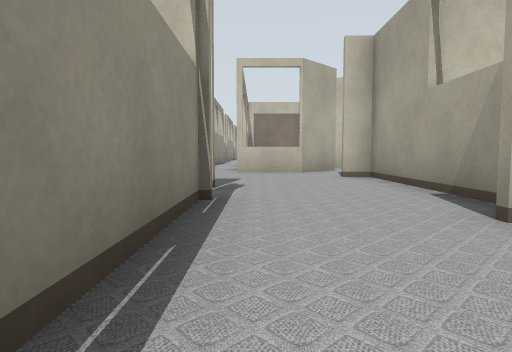
[1] (above)

15 first-person views from a walk through a world built for the Gazebo simulator. The camera is 0.5 m above the floor, tilts 4° down and sees 75° across. The lines on the ground mark 1 m squares. The floor is counted in squares, 1 m on a side. Each view is taken from the middle of a square. On the plan, view 1 faces up. The plan holds only what a view shows up to about 9 squares ahead; the rest is blank. The place goes on beyond the plan. Some surface patterns are stand-ins.

[2]
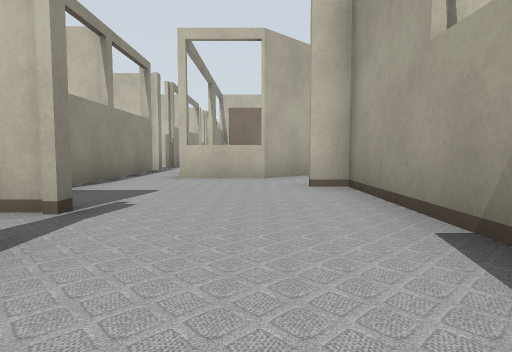

[3]
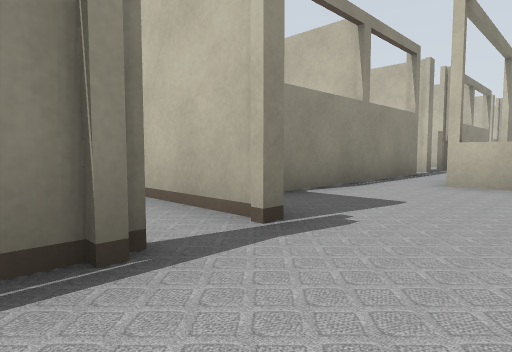

[4]
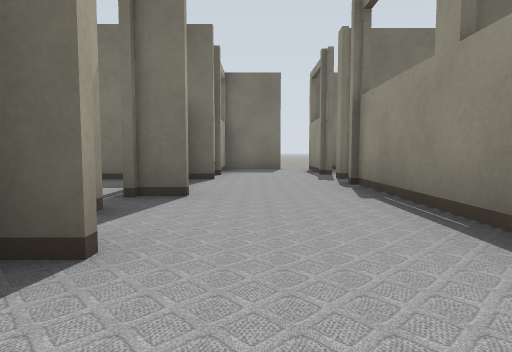

[5]
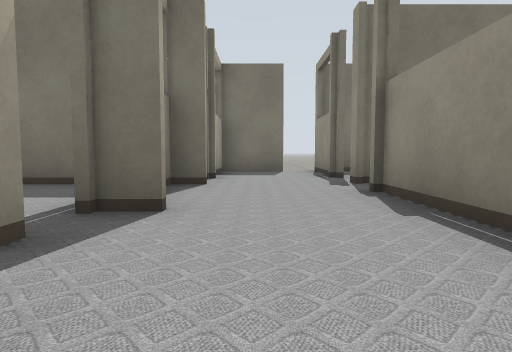

[6]
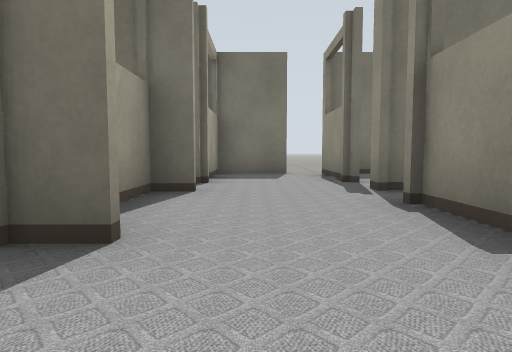

[7]
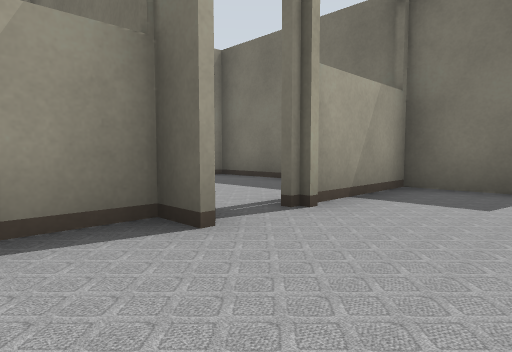

[8]
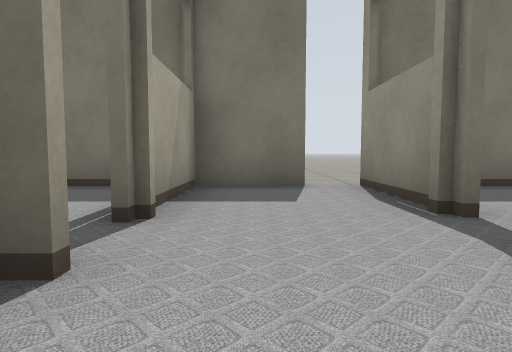

[9]
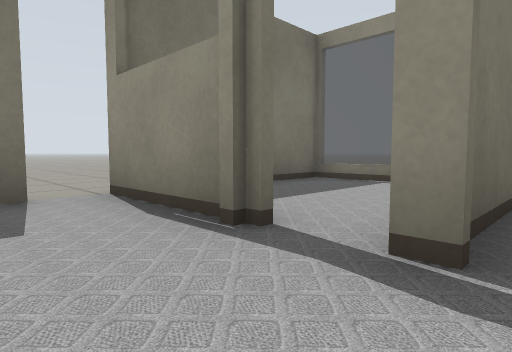

[10]
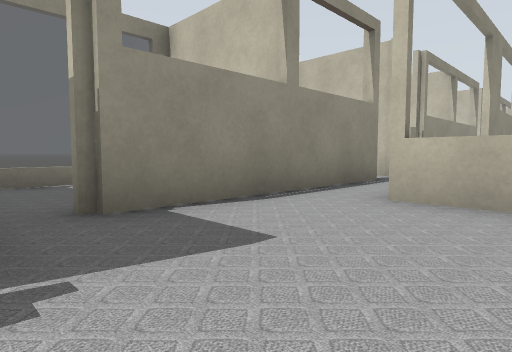

[11]
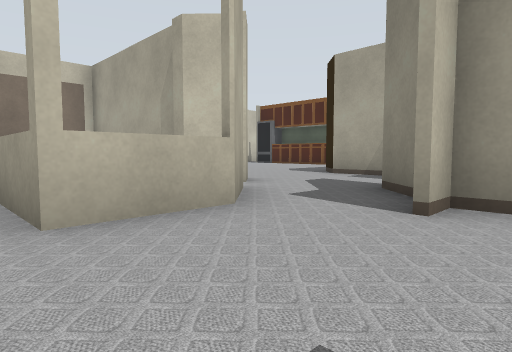

[12]
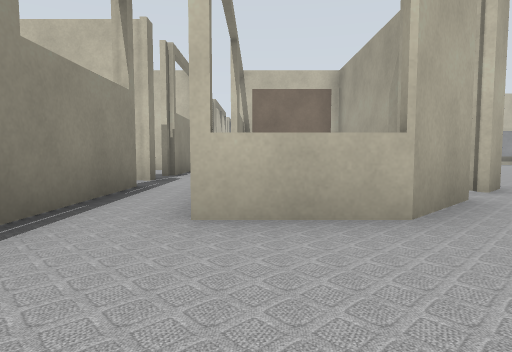

[13]
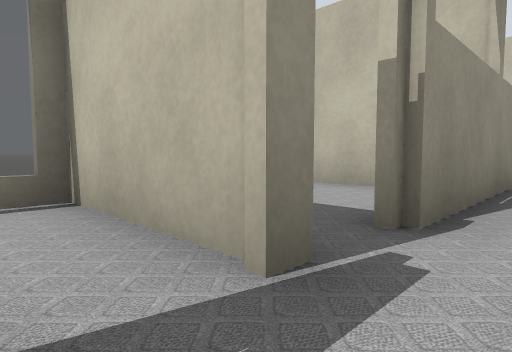

[14]
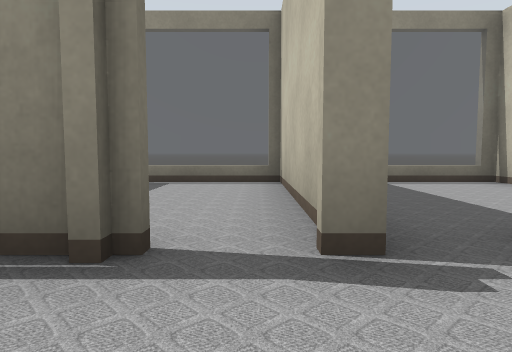

[15]
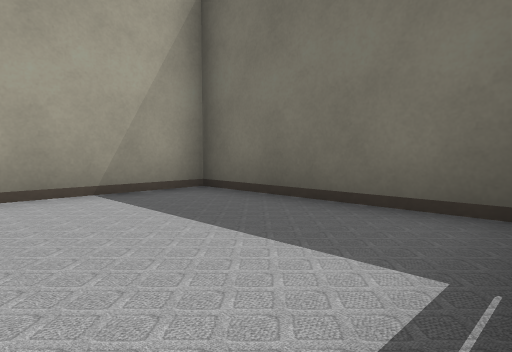

### Floor plan
Key: @ floor where view 1 was taken; # wall or solid block; x gap in a wall; . floor; = window, fence, low wall or low ledge.
Columns run from 5 left of view 1 to 6 right of it. Each row starts with its distance up from view 1.
 17    #
 16  ### ###
 15   .#.# #
 14   .#.# #
 13   .x.# #
 12  ###.= #
 11   .x.= #
 10    #.=###
  9    #.=###
  8   ##....#
  7  #.#...##
  6  #.x...#
  5  ####..#
  4     #..#
  3     #..#
  2     #..#
  1 ##  #..#
  0 =   #@.#
 -1 =   #..#
 -2  ####..####
 -3 =..........
 -4 =...#..#...#
 -5 =...#..#...#
 -6 x####.######
 -7     ..
 -8     ..
 -9    ...
-10    ..
-11    ..

Where each view was taken, in squares from view 1:
view 1: 0 up, 0 right, facing up
view 2: 2 up, 1 right, facing up
view 3: 3 up, 1 right, facing up-left
view 4: 4 up, 1 right, facing down
view 5: 3 up, 1 right, facing down
view 6: 2 up, 1 right, facing down
view 7: 1 down, 0 right, facing down-right
view 8: 1 down, 1 right, facing down
view 9: 2 down, 1 right, facing down-left
view 10: 5 up, 1 right, facing up-left
view 11: 6 up, 1 left, facing up-right
view 12: 6 up, 0 right, facing up
view 13: 11 up, 1 left, facing up-left
view 14: 3 down, 1 right, facing left
view 15: 3 down, 2 right, facing down-right
